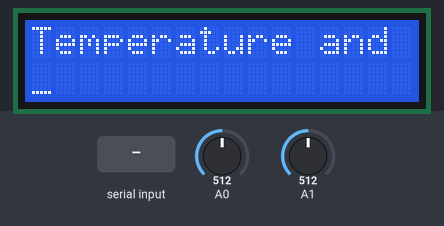
Bench run of a sketch on a simulated Arduino Uno, built with avr-gcc and run on an emulated ATmega328P. Shown: 16×2 character LCD. Wiring (inferred from the names in the program): character LCD (HD44780): RS pin 12; R/W pin 11; E pin 2; data pin 3, pin 4, pin 5, pin 6, pin 7, pin 8, pin 9, pin 10. The test bench sets the inputs (shaded band); at power-on: A0 = 512, A1 = 512. What the sketch prints to the serial monitor is not drawn.

Above: at 1.5 s.
1.6 s: "1" received over Serial
At 2.7 s:
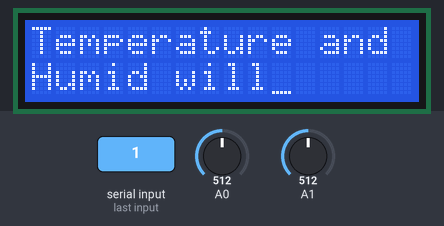
At 18.0 s:
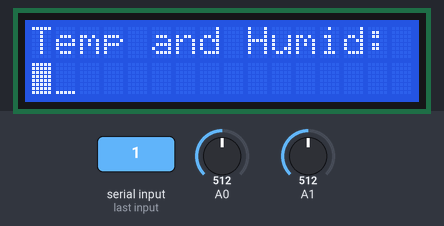
Timing chart, 0 to 19.5 s (numbered marks = the images above; inputs shaded):
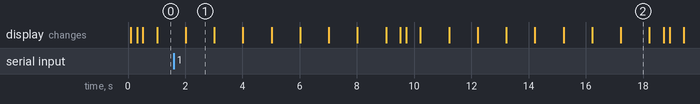

The sketch:

LCD1602_BURST.ino
```cpp
int Data=0;
int DI = 12;
int RW = 11;
int DB[] = {3, 4, 5, 6, 7, 8, 9, 10};//使用数组来定义总线需要的管脚
int Enable = 2;
int a0,a1;
int pj1,pj2;
void LcdCommandWrite(int value) {
  // 定义所有引脚
  int i = 0;
  for (i = DB[0]; i <= DI; i++) //总线赋值
  {
    digitalWrite(i, value & 01); //因为1602液晶信号识别是D7-D0(不是D0-D7)，这里是用来反转信号。
    value >>= 1;
  }
  digitalWrite(Enable, LOW);
  delayMicroseconds(1);
  digitalWrite(Enable, HIGH);
  delayMicroseconds(1);// 延时1ms
  digitalWrite(Enable, LOW);
  delayMicroseconds(1);// 延时1ms
}
void LcdDataWrite(int value) {
  // 定义所有引脚
  int i = 0;
  digitalWrite(DI, HIGH);
  digitalWrite(RW, LOW);
  for (i = DB[0]; i <= DB[7]; i++) {
    digitalWrite(i, value & 01);
    value >>= 1;
  }
  digitalWrite(Enable, LOW);
  delayMicroseconds(1);
  digitalWrite(Enable, HIGH);
  delayMicroseconds(1);
  digitalWrite(Enable, LOW);
  delayMicroseconds(1);// 延时1ms
}

void setup (void) {
  pinMode(A0,INPUT);
  pinMode(A1,INPUT);
  int i = 0;
  for (i = Enable; i <= DI; i++) {
    pinMode(i, OUTPUT);
  }
  delay(100);
  // 短暂的停顿后初始化LCD
  // 用于LCD控制需要
  LcdCommandWrite(0x38);// 设置为8-bit接口，2行显示，5x7文字大小                     
  delay(64);
  LcdCommandWrite(0x38);// 设置为8-bit接口，2行显示，5x7文字大小                        
  delay(50);
  LcdCommandWrite(0x38);// 设置为8-bit接口，2行显示，5x7文字大小                        
  delay(20);
  LcdCommandWrite(0x06);// 输入方式设定
// 自动增量，没有显示移位
  delay(20);
  LcdCommandWrite(0x0E);// 显示设置
  // 开启显示屏，光标显示，无闪烁
  delay(20);
LcdCommandWrite(0x01);// 屏幕清空，光标位置归零
delay(20);
LcdCommandWrite(0x80);// 显示设置
  // 开启显示屏，光标显示，无闪烁
delay(20);

Serial.begin(9600);

}
void loop (void) {
  a0=analogRead(A0);
  a1=analogRead(A1);
  Serial.print(a0);
  Serial.print(' ');
  Serial.println(a1);
  delay(0);
  if(Serial)
  if(Serial.read()>0)
{
  Data=Serial.read();
  Serial.print("OK");
  Serial.println(Data);
}

 LcdCommandWrite(0x01); // 屏幕清空，光标位置归零
  delay(100);
  LcdCommandWrite(0x80);
delay(100);
  // 写入信息
  LcdDataWrite('T');
  LcdDataWrite('e');
  LcdDataWrite('m');
  LcdDataWrite('p');
  LcdDataWrite('e');
  LcdDataWrite('r');
  LcdDataWrite('a');
  LcdDataWrite('t');
  LcdDataWrite('u');
  LcdDataWrite('r');
  LcdDataWrite('e');
  LcdDataWrite(' ');
  LcdDataWrite('a');
  LcdDataWrite('n');
  LcdDataWrite('d');
  delay(500);
  LcdCommandWrite(0xc0);// 定义光标位置为第二行第二个位置
  delay(1000);
  LcdDataWrite('H');
  LcdDataWrite('u');
  LcdDataWrite('m');
  LcdDataWrite('i');
  LcdDataWrite('d');
  LcdDataWrite(' ');
  LcdDataWrite('w');
  LcdDataWrite('i');
  LcdDataWrite('l');
  LcdDataWrite('l');
  delay(1000);
LcdCommandWrite(0x01);// 屏幕清空，光标位置归零  
  delay(1000);
  LcdDataWrite('S');
  LcdDataWrite('h');
  LcdDataWrite('o');
  LcdDataWrite('w');
  LcdDataWrite(' ');
  LcdDataWrite('i');
  LcdDataWrite('n');
  LcdDataWrite(' ');
  LcdDataWrite('h');
  LcdDataWrite('e');
  LcdDataWrite('r');
  LcdDataWrite('e');
  LcdDataWrite(' ');
  delay(1000);
  LcdCommandWrite(0x02); //设置模式为新文字替换老文字，无新文字的地方显示不变。
  delay(1000);
    LcdDataWrite('T');
  LcdDataWrite('e');
  LcdDataWrite('m');
  LcdDataWrite('p');
  LcdDataWrite(' ');
  LcdDataWrite('a');
  LcdDataWrite('n');
  LcdDataWrite('d');
  LcdDataWrite(' ');
  LcdDataWrite('H');
  LcdDataWrite('u');
  LcdDataWrite('m');
  LcdDataWrite('i');
  LcdDataWrite('d');
  LcdDataWrite(':');
  delay(1000);
  LcdCommandWrite(0xc0);// 定义光标位置为第二行第二个位置
  delay(1000);
  LcdDataWrite(Data);
  delay(1000);
  LcdCommandWrite(0x80); //定义光标位置为第一行第六个位置
delay(500);

}
```

Measured:
- after the input at 1.6 s, the display: first differs from a run without the input after 15.6 s (image 2)
- what the display in image 1 shows lasts 1.0 s, from 2.0 s to 3.0 s
